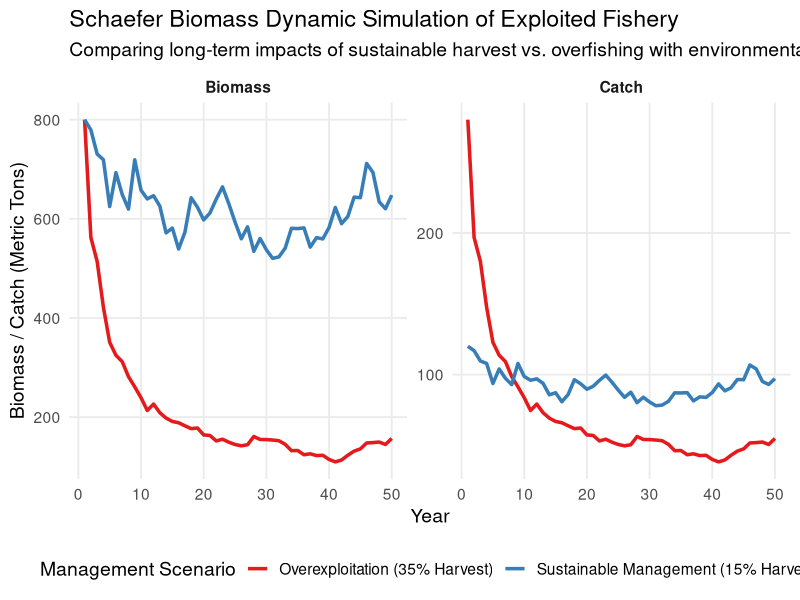

Write R code to recreate this figure.
library(tidyverse)

#' Simulate an Exploited Fish Population
#' 
#' @param years Number of years to run the simulation
#' @param K Carrying capacity (un-fished maximum biomass in metric tons)
#' @param r Intrinsic population growth rate
#' @param H Annual harvest rate (proportion of biomass caught each year)
#' @param env_rand Environmental randomness affecting growth
#' @param B0 Initial biomass relative to K (0.1 to 1.0)
simulate_fishery <- function(years = 50, K = 1000, r = 0.4, H = 0.15, env_rand = 0.05, B0 = 0.8) {
  
  # vectors to hold results
  biomass <- numeric(years)
  catch <- numeric(years)
  
  # initializing first year
  biomass[1] <- K * B0
  catch[1] <- biomass[1] * H
  
  # run simulation loop
  for (t in 2:years) {
    # calculate surplus production (logistic growth)
    production <- r * biomass[t-1] * (1 - (biomass[t-1] / K))
    
    # incorporate log-normal environmental stochasticity (process error)
    environmental_shock <- exp(rnorm(1, mean = 0, sd = env_rand))
    
    # calculate next year's biomass (previous + growth - catch) * shock
    biomass[t] <- (biomass[t-1] + production - catch[t-1]) * environmental_shock
    
    # ensure population doesn't go below zero
    biomass[t] <- max(biomass[t], 0)
    
    # calculate annual catch for the current year
    catch[t] <- biomass[t] * H
  }
  
  # return data as tibble
  tibble(
    Year = 1:years,
    Biomass = biomass,
    Catch = catch,
    Harvest_Rate = H
  )
}

# sustainable scenario
sustainable_df <- simulate_fishery(years = 50, H = 0.15) %>% 
  mutate(Scenario = "Sustainable Management (15% Harvest)")

# overfishing scenario
overfished_df <- simulate_fishery(years = 50, H = 0.35) %>% 
  mutate(Scenario = "Overexploitation (35% Harvest)")

# combine both scenarios for plotting
portfolio_data <- bind_rows(sustainable_df, overfished_df)

# "lengthen" data for ggplot facets
plot_data <- portfolio_data %>%
  pivot_longer(cols = c(Biomass, Catch), names_to = "Metric", values_to = "Value")

# make a pretty graph
ggplot(plot_data, aes(x = Year, y = Value, color = Scenario)) +
  geom_line(size = 1.2) +
  facet_wrap(~Metric, scales = "free_y") +
  labs(
    title = "Schaefer Biomass Dynamic Simulation of Exploited Fishery",
    subtitle = "Comparing long-term impacts of sustainable harvest vs. overfishing with environmental stochasticity",
    x = "Year", 
    y = "Biomass / Catch (Metric Tons)",
    color = "Management Scenario"
  ) +
  theme_minimal(base_size = 14) +
  theme(
    legend.position = "bottom",
    strip.text = element_text(face = "bold"),
    panel.grid.minor = element_blank()
  ) +
  scale_color_brewer(palette = "Set1")

# notes to self...
# Schaefer Biomass Dynamic Model - treating fish stock as one large biomass instead of tracking individual fish, age groups
